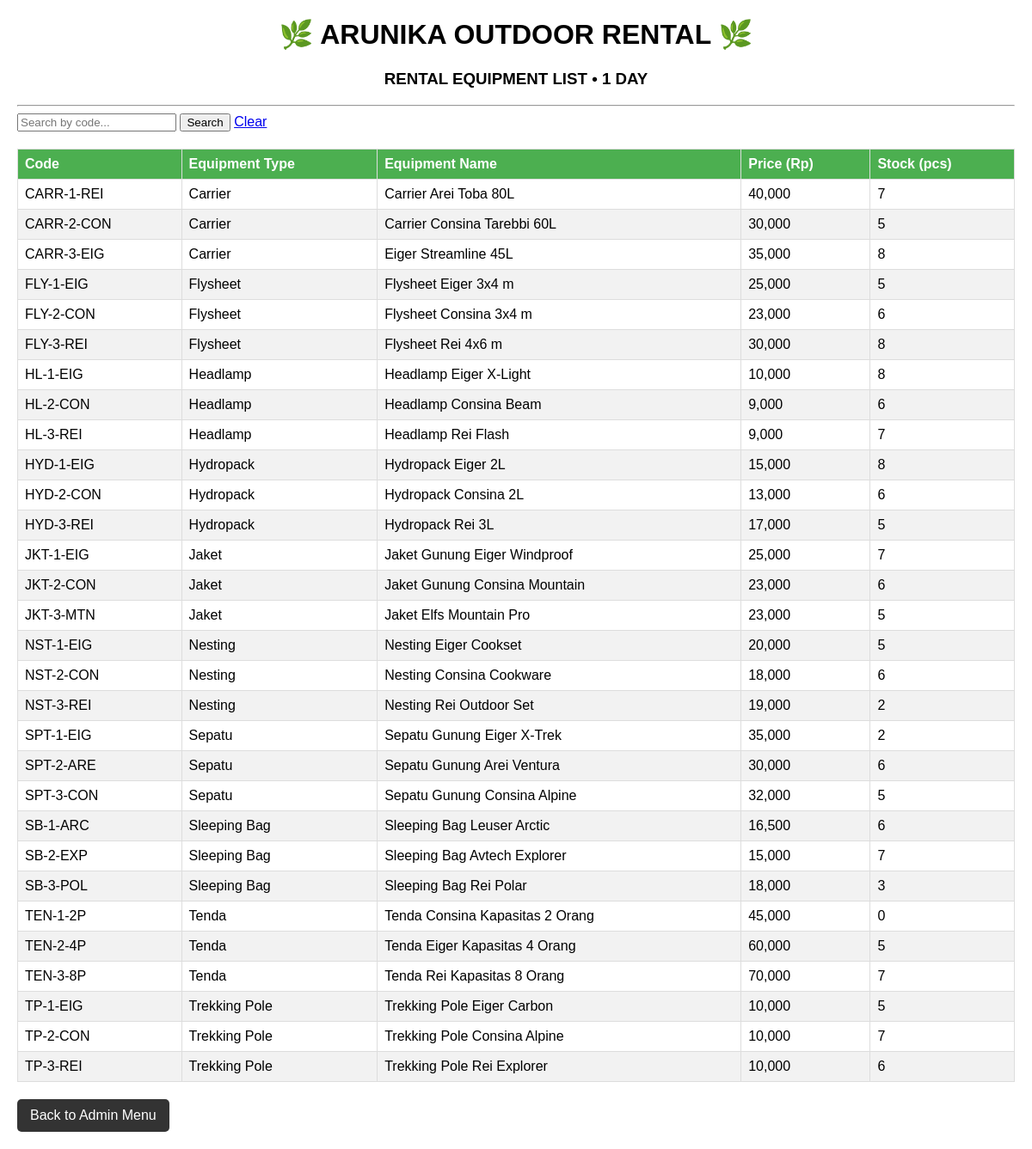
Page /admin/equipment/view (signed in) on the committed database.
### Database.py (models this page shows)
class Item(db.Model):
    __tablename__ = 'items'
    kode = db.Column(db.String, primary_key=True)
    jenis = db.Column(db.String)
    nama = db.Column(db.String)
    harga = db.Column(db.Float)
    stok = db.Column(db.Integer)

### app.py (the view)
@app.route("/admin/equipment/view")
def admin_view_equipment():
    if "userid" not in session:
        return redirect(url_for("login_route"))
    search_query = request.args.get('search','')
    if search_query:
        item = get_equipment(search_query)
        equipments = [item] if item else []
    else:
        equipments = get_all_equipment()
    return render_template(
        "view_equipment.html",
        equipments=equipments,
        search_query=search_query,
        role="admin"
    )

### Database.py (called while the page is built)
def model_to_dict(model):
    if model is None:
        return None
    columns = model.__table__.columns.keys()
    return {c: getattr(model, c) for c in columns}

def models_to_list(models):
    return [model_to_dict(m) for m in models]

def get_all_equipment():
    result = Item.query.order_by(Item.jenis.asc()).all()
    return models_to_list(result)

### templates/view_equipment.html (shortened to what this page needs)
<!doctype html>
<html>
  <head>
  </head>
  <body>
    <div class="header">
      <h1>🌿 ARUNIKA OUTDOOR RENTAL 🌿</h1>
      <h3>RENTAL EQUIPMENT LIST • 1 DAY</h3>
    </div>
    <hr />
    <form action="/user/equipment" method="get">
      <input
        type="text"
        name="search"
        placeholder="Search by code..."
        value="{{ search_query }}"
      />
      <button type="submit">Search</button>
      <a href="/user/equipment">Clear</a>
    </form>
    <table>
      <thead>
        <tr>
          <th>Code</th>
          <th>Equipment Type</th>
          <th>Equipment Name</th>
          <th>Price (Rp)</th>
          <th>Stock (pcs)</th>
        </tr>
      </thead>
      <tbody>
        {% for item in equipments %}
        <tr>
          <td>{{ item.kode }}</td>
          <td>{{ item.jenis }}</td>
          <td>{{ item.nama }}</td>
          <td>{{ "{:,.0f}".format(item.harga) }}</td>
          <td>{{ item.stok }}</td>
        </tr>
        {% else %}
        <tr>
          <td colspan="5" style="text-align: center">No equipment found.</td>
        </tr>
        {% endfor %}
      </tbody>
    </table>
    {% if role == "admin" %}
    <a href="/admin" class="btn-back">Back to Admin Menu</a>
    {% else %}
    <a href="/user" class="btn-back">Back to Menu</a>
    {% endif %}
  </body>
</html>

### templates/view_equipment.html (style rules this page uses)
body { font-family: sans-serif; margin: 20px; }
table { border-collapse: collapse; width: 100%; margin-top: 20px; }
th, td { border: 1px solid #ddd; padding: 8px; text-align: left; }
th { background-color: #4caf50; color: white; }
tr:nth-child(even) { background-color: #f2f2f2; }
.header { text-align: center; }
.btn-back { margin-top: 20px; display: inline-block; padding: 10px 15px; background-color: #333; color: white; text-decoration: none; border-radius: 5px; }

### rows in the picture
Item: kode "CARR-1-REI", jenis "Carrier", nama "Carrier Arei Toba 80L", harga "40,000", stok "7"
Item: kode "CARR-2-CON", jenis "Carrier", nama "Carrier Consina Tarebbi 60L", harga "30,000", stok "5"
Item: kode "CARR-3-EIG", jenis "Carrier", nama "Eiger Streamline 45L", harga "35,000", stok "8"
Item: kode "FLY-1-EIG", jenis "Flysheet", nama "Flysheet Eiger 3x4 m", harga "25,000", stok "5"
Item: kode "FLY-2-CON", jenis "Flysheet", nama "Flysheet Consina 3x4 m", harga "23,000", stok "6"
Item: kode "FLY-3-REI", jenis "Flysheet", nama "Flysheet Rei 4x6 m", harga "30,000", stok "8"
Item: kode "HL-1-EIG", jenis "Headlamp", nama "Headlamp Eiger X-Light", harga "10,000", stok "8"
Item: kode "HL-2-CON", jenis "Headlamp", nama "Headlamp Consina Beam", harga "9,000", stok "6"
Item: kode "HL-3-REI", jenis "Headlamp", nama "Headlamp Rei Flash", harga "9,000", stok "7"
Item: kode "HYD-1-EIG", jenis "Hydropack", nama "Hydropack Eiger 2L", harga "15,000", stok "8"
Item: kode "HYD-2-CON", jenis "Hydropack", nama "Hydropack Consina 2L", harga "13,000", stok "6"
Item: kode "HYD-3-REI", jenis "Hydropack", nama "Hydropack Rei 3L", harga "17,000", stok "5"
Item: kode "JKT-1-EIG", jenis "Jaket", nama "Jaket Gunung Eiger Windproof", harga "25,000", stok "7"
Item: kode "JKT-2-CON", jenis "Jaket", nama "Jaket Gunung Consina Mountain", harga "23,000", stok "6"
Item: kode "JKT-3-MTN", jenis "Jaket", nama "Jaket Elfs Mountain Pro", harga "23,000", stok "5"
Item: kode "NST-1-EIG", jenis "Nesting", nama "Nesting Eiger Cookset", harga "20,000", stok "5"
Item: kode "NST-2-CON", jenis "Nesting", nama "Nesting Consina Cookware", harga "18,000", stok "6"
Item: kode "NST-3-REI", jenis "Nesting", nama "Nesting Rei Outdoor Set", harga "19,000", stok "2"
Item: kode "SPT-1-EIG", jenis "Sepatu", nama "Sepatu Gunung Eiger X-Trek", harga "35,000", stok "2"
Item: kode "SPT-2-ARE", jenis "Sepatu", nama "Sepatu Gunung Arei Ventura", harga "30,000", stok "6"
Item: kode "SPT-3-CON", jenis "Sepatu", nama "Sepatu Gunung Consina Alpine", harga "32,000", stok "5"
Item: kode "SB-1-ARC", jenis "Sleeping Bag", nama "Sleeping Bag Leuser Arctic", harga "16,500", stok "6"
Item: kode "SB-2-EXP", jenis "Sleeping Bag", nama "Sleeping Bag Avtech Explorer", harga "15,000", stok "7"
Item: kode "SB-3-POL", jenis "Sleeping Bag", nama "Sleeping Bag Rei Polar", harga "18,000", stok "3"
Item: kode "TEN-1-2P", jenis "Tenda", nama "Tenda Consina Kapasitas 2 Orang", harga "45,000", stok "0"
Item: kode "TEN-2-4P", jenis "Tenda", nama "Tenda Eiger Kapasitas 4 Orang", harga "60,000", stok "5"
Item: kode "TEN-3-8P", jenis "Tenda", nama "Tenda Rei Kapasitas 8 Orang", harga "70,000", stok "7"
Item: kode "TP-1-EIG", jenis "Trekking Pole", nama "Trekking Pole Eiger Carbon", harga "10,000", stok "5"
Item: kode "TP-2-CON", jenis "Trekking Pole", nama "Trekking Pole Consina Alpine", harga "10,000", stok "7"
Item: kode "TP-3-REI", jenis "Trekking Pole", nama "Trekking Pole Rei Explorer", harga "10,000", stok "6"
